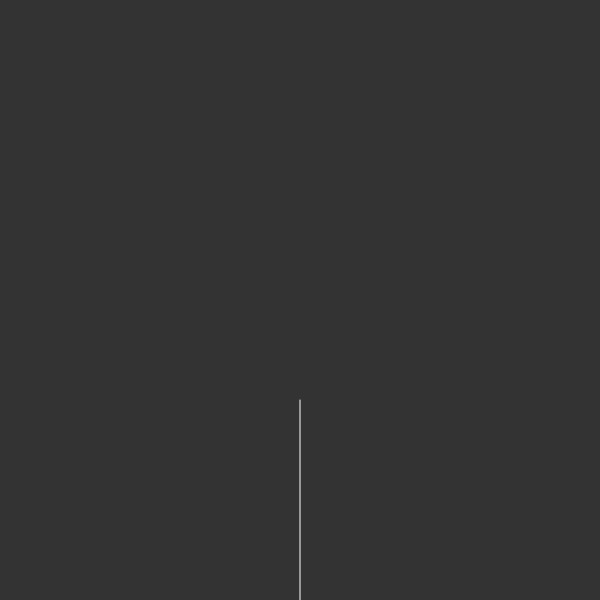
Frame 1 (no input)
Frame 60 (no input): identical to frame 1, image omitted
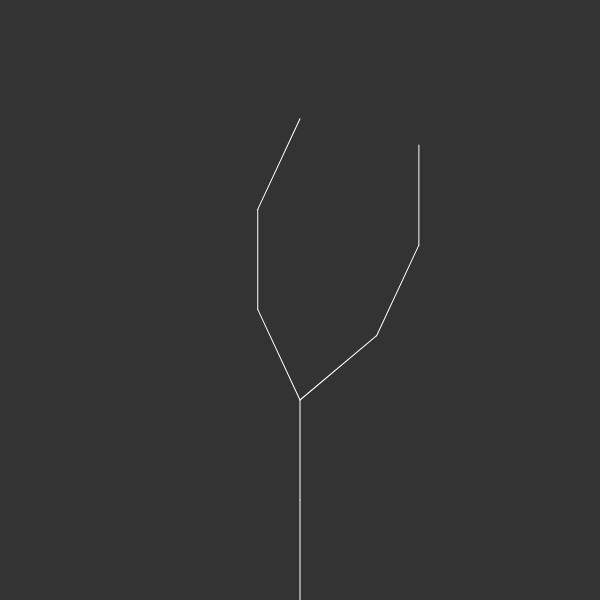
Frame 120 (the mouse pressed at the canvas centre since frame 60)

The p5.js sketch that drew these frames (run headless with seeded random() and noise() and a simulated clock; from frame 60 on, the mouse is pressed at the canvas centre):

// p5.js sketch
// ── sketch.js
// The Nature of Code
// Daniel Shiffman
// http://natureofcode.com

var lsys;
var turtle;

function setup() {
  createCanvas(600, 600);
  /*
  // Create an empty ruleset
   Rule[] ruleset = new Rule[2];
   // Fill with two rules (These are rules for the Sierpinksi Gasket Triangle)
   ruleset[0] = new Rule('F',"F--F--F--G");
   ruleset[1] = new Rule('G',"GG");
   // Create LSystem with axiom and ruleset
   lsys = new LSystem("F--F--F",ruleset);
   turtle = new Turtle(lsys.getSentence(),width*2,TWO_PI/3);
   */

  /*Rule[] ruleset = new Rule[1];
   //ruleset[0] = new Rule('F',"F[F]-F+F[--F]+F-F");
   ruleset[0] = new Rule['F',"FF+[+F-F-F]-[-F+F+F]");
   lsys = new LSystem("F-F-F-F",ruleset);
   turtle = new Turtle(lsys.getSentence(),width-1,PI/2);
   */

  var ruleset = [];
  ruleset[0] = new Rule('F', "FF+[+F-F-F]-[-F+F+F]");
  lsys = new LSystem("F", ruleset);
  turtle = new Turtle(lsys.getSentence(), height/3, radians(25));
}

function draw() {
  background(51);
  fill(0);
  //text("Click mouse to generate", 10, height-10);

  translate(width/2, height);
  rotate(-PI/2);
  turtle.render();
}

var counter = 0;

function mousePressed() {
  if (counter < 5) {
    push();
    lsys.generate();
    //println(lsys.getSentence());
    turtle.setToDo(lsys.getSentence());
    turtle.changeLen(0.5);
    pop();
    //redraw();
    counter++;
  }
}

// ── LSystem.js
// The Nature of Code
// Daniel Shiffman
// http://natureofcode.com

// An LSystem has a starting sentence
// An a ruleset
// Each generation recursively replaces characteres in the sentence
// Based on the rulset

// Construct an LSystem with a startin sentence and a ruleset
function LSystem(axiom, r) {
  this.sentence = axiom;  // The sentence (a String)
  this.ruleset = r;       // The ruleset (an array of Rule objects)
  this.generation = 0;    // Keeping track of the generation #

  // Generate the next generation
  this.generate = function() {
    // An empty StringBuffer that we will fill
    var nextgen = '';
    // For every character in the sentence
    for (var i = 0; i < this.sentence.length; i++) {
      // What is the character
      // We will replace it with itself unless it matches one of our rules
      var replace = this.sentence.charAt(i);
      // Check every rule
      for (var j = 0; j < this.ruleset.length; j++) {
        var a = this.ruleset[j].getA();
        // if we match the Rule, get the replacement String out of the Rule
        if (a === replace) {
          replace = this.ruleset[j].getB();
          break;
        }
      }
      // Append replacement String
      nextgen += replace;
    }
    // Replace sentence
    this.sentence = nextgen;
    // Increment generation
    this.generation++;
  };

  this.getSentence = function() {
    return this.sentence;
  };

  this.getGeneration = function() {
    return this.generation;
  };
}

// ── Rule.js
// The Nature of Code
// Daniel Shiffman
// http://natureofcode.com

// LSystem Rule class

function Rule(a_, b_) {
  this.a = a_;
  this.b = b_;

  this.getA = function() {
    return this.a;
  };

  this.getB = function() {
    return this.b;
  };
}

// ── Turtle.js
// The Nature of Code
// Daniel Shiffman
// http://natureofcode.com

function Turtle(s, l, t) {
  this.todo = s;
  this.len = l;
  this.theta = t;

  this.render = function() {
    stroke(255);
    for (var i = 0; i < this.todo.length; i++) {
      var c = this.todo.charAt(i);
      if (c === 'F' || c === 'G') {
        line(0,0,this.len,0);
        translate(this.len,0);
      }
      else if (c === '+') {

        rotate(this.theta);
      }
      else if (c === '-') {
        rotate(-this.theta);
      }
      else if (c === '[') {
        push();
      }
      else if (c === ']') {
        pop();
      }
    }
  };

  this.setLen = function(l) {
    this.len = l;
  };

  this.changeLen = function(percent) {
    this.len *= percent;
  };

  this.setToDo = function(s) {
    this.todo = s;
  };
}
